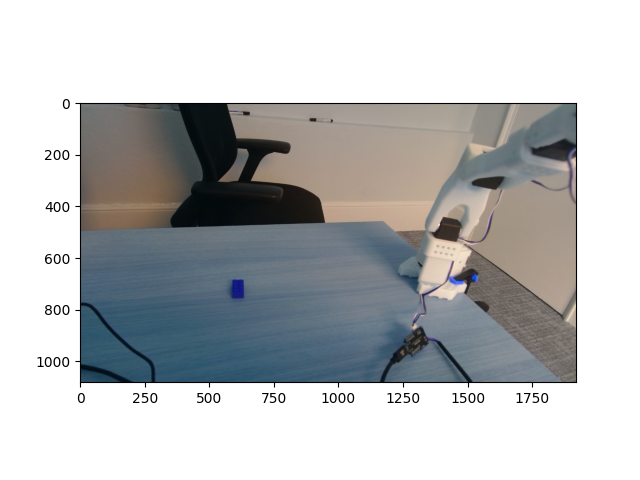
#> input picture lowlevel/img0_0.png, 640 x 480 px, given in place of the camera
$ python vision_twocams.py
#> lines starting #> are read from the running program, lines starting #| are printed output that depends on the picture; after the words box and inside, x2 and y2 are one past the last pixel; in counts of white or black regions, pixels touching at a corner belong together
import cv2
import numpy as np

def detect_and_annotate(frame):
    hsv = cv2.cvtColor(frame, cv2.COLOR_BGR2HSV)
    output = frame.copy()

    # 🔴 RED MASK (cube)
    lower_red1 = np.array([0, 150, 120])
    upper_red1 = np.array([5, 255, 255])
    lower_red2 = np.array([175, 150, 120])
    upper_red2 = np.array([180, 255, 255])

    red_mask = cv2.inRange(hsv, lower_red1, upper_red1) + \
               cv2.inRange(hsv, lower_red2, upper_red2)

    # 🔵 BLUE MASK (gripper)
    lower_blue = np.array([100, 100, 100])
    upper_blue = np.array([130, 255, 255])

    blue_mask = cv2.inRange(hsv, lower_blue, upper_blue)

    # Clean masks
    kernel = np.ones((5, 5), np.uint8)
    red_mask = cv2.morphologyEx(red_mask, cv2.MORPH_OPEN, kernel)
    red_mask = cv2.morphologyEx(red_mask, cv2.MORPH_DILATE, kernel)

    blue_mask = cv2.morphologyEx(blue_mask, cv2.MORPH_OPEN, kernel)
    blue_mask = cv2.morphologyEx(blue_mask, cv2.MORPH_DILATE, kernel)

    # 🔴 Find cube
    cube_center = None
    contours, _ = cv2.findContours(red_mask, cv2.RETR_EXTERNAL, cv2.CHAIN_APPROX_SIMPLE)

    for cnt in contours:
        if cv2.contourArea(cnt) > 1000:
            x, y, w, h = cv2.boundingRect(cnt)
            cube_center = (x + w // 2, y + h // 2)

            cv2.rectangle(output, (x, y), (x+w, y+h), (0, 255, 0), 2)
            cv2.circle(output, cube_center, 5, (0, 0, 255), -1)
            break

    # 🔵 Find gripper
    gripper_center = None
    contours, _ = cv2.findContours(blue_mask, cv2.RETR_EXTERNAL, cv2.CHAIN_APPROX_SIMPLE)

    if contours:
        cnt = max(contours, key=cv2.contourArea)
        if cv2.contourArea(cnt) > 300:
            x, y, w, h = cv2.boundingRect(cnt)
            gripper_center = (x + w // 2, y + h // 2)

            cv2.rectangle(output, (x, y), (x+w, y+h), (255, 0, 0), 2)
            cv2.circle(output, gripper_center, 5, (255, 0, 0), -1)

    # 📏 Distance
    distance = None
    if cube_center is not None and gripper_center is not None:
        dx = cube_center[0] - gripper_center[0]
        dy = cube_center[1] - gripper_center[1]
        distance = np.sqrt(dx**2 + dy**2)

        cv2.line(output, gripper_center, cube_center, (0, 255, 255), 2)

    return output, cube_center, gripper_center, distance


def detect_and_annotate_cam2(frame):
    hsv = cv2.cvtColor(frame, cv2.COLOR_BGR2HSV)
    output = frame.copy()

    # 🔴 RED (same as before)
    lower_red1 = np.array([0, 150, 120])
    upper_red1 = np.array([5, 255, 255])
    lower_red2 = np.array([175, 150, 120])
    upper_red2 = np.array([180, 255, 255])

    red_mask = cv2.inRange(hsv, lower_red1, upper_red1) + \
               cv2.inRange(hsv, lower_red2, upper_red2)

    # 🔵 MORE FORGIVING BLUE
    # lower_blue = np.array([90, 50, 50])    # ↓ lower S and V
    lower_blue = np.array([90, 60, 80])   # ↑ V threshold
    upper_blue = np.array([140, 255, 255]) # ↑ wider hue
    # lower_blue = np.array([80, 40, 40])
    # upper_blue = np.array([150, 255, 255])

    blue_mask = cv2.inRange(hsv, lower_blue, upper_blue)

    # Clean masks
    kernel = np.ones((5, 5), np.uint8)
    red_mask = cv2.morphologyEx(red_mask, cv2.MORPH_OPEN, kernel)
    red_mask = cv2.morphologyEx(red_mask, cv2.MORPH_DILATE, kernel)

    blue_mask = cv2.morphologyEx(blue_mask, cv2.MORPH_OPEN, kernel)
    blue_mask = cv2.morphologyEx(blue_mask, cv2.MORPH_DILATE, kernel)

    # --- same contour logic as before ---
    cube_center = None
    contours, _ = cv2.findContours(red_mask, cv2.RETR_EXTERNAL, cv2.CHAIN_APPROX_SIMPLE)

    for cnt in contours:
        if cv2.contourArea(cnt) > 1000:
            x, y, w, h = cv2.boundingRect(cnt)
            cube_center = (x + w // 2, y + h // 2)
            cv2.rectangle(output, (x, y), (x+w, y+h), (0, 255, 0), 2)
            cv2.circle(output, cube_center, 5, (0, 0, 255), -1)
            break

    gripper_center = None
    contours, _ = cv2.findContours(blue_mask, cv2.RETR_EXTERNAL, cv2.CHAIN_APPROX_SIMPLE)

    if contours:
        cnt = max(contours, key=cv2.contourArea)
        if cv2.contourArea(cnt) > 200:  # slightly lower threshold
            x, y, w, h = cv2.boundingRect(cnt)
            gripper_center = (x + w // 2, y + h // 2)
            cv2.rectangle(output, (x, y), (x+w, y+h), (255, 0, 0), 2)
            cv2.circle(output, gripper_center, 5, (255, 0, 0), -1)

    distance = None
    if cube_center is not None and gripper_center is not None:
        dx = cube_center[0] - gripper_center[0]
        dy = cube_center[1] - gripper_center[1]
        distance = np.sqrt(dx**2 + dy**2)
        cv2.line(output, gripper_center, cube_center, (0, 255, 255), 2)

    return output, cube_center, gripper_center, distance


if __name__ == "__main__":
    cap0 = cv2.VideoCapture(0)
    cap1 = cv2.VideoCapture(1)

    while True:
        ret0, frame0 = cap0.read()
#> frame0 is the input picture: shape (480, 640, 3); mean B, G, R 190.2, 189.2, 187.4
        ret1, frame1 = cap1.read()

        if not ret0 or not ret1:
            break

        out0, cube0, grip0, dist0 = detect_and_annotate(frame0)
#> in detect_and_annotate, `hsv = cv2.cvtColor(frame, cv2.COLOR_BGR2HSV)`: hsv: shape (480, 640, 3); mean H, S, V 28.7, 27.3, 194.9
#> in detect_and_annotate, `red_mask = cv2.inRange(hsv, lower_red1, upper_red1) + \ cv2.inRange(hs..`: red_mask: shape (480, 640); every value is 0
#> in detect_and_annotate, `blue_mask = cv2.inRange(hsv, lower_blue, upper_blue)`:
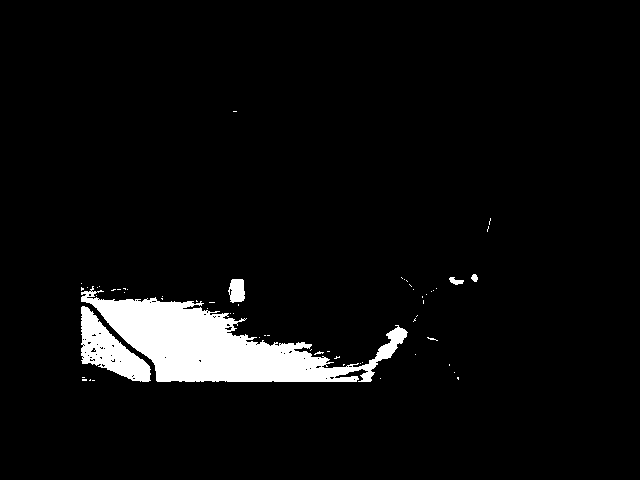
#> blue_mask: shape (480, 640); 5.2% white; 60 white regions (55 under 20 px), largest, box (x1, y1, x2, y2) and area: (81, 286, 408, 382) 12943, (81, 306, 151, 382) 2426, (228, 279, 245, 303) 325, (449, 277, 464, 285) 69, (471, 274, 478, 282) 40
#> in detect_and_annotate, `blue_mask = cv2.morphologyEx(blue_mask, cv2.MORPH_OPEN, kernel)`: blue_mask: shape (480, 640); 4.8% white; 8 white regions, largest, box (x1, y1, x2, y2) and area: (81, 296, 354, 382) 11487, (81, 307, 150, 382) 2275, (363, 328, 407, 371) 585
#> in detect_and_annotate, `blue_mask = cv2.morphologyEx(blue_mask, cv2.MORPH_DILATE, kernel)`:
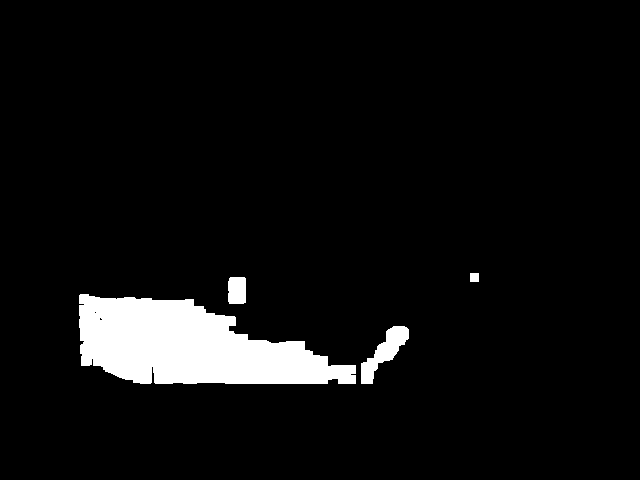
#> blue_mask: shape (480, 640); 5.8% white; 4 white regions
#> in detect_and_annotate, `contours, _ = cv2.findContours(red_mask, cv2.RETR_EXTERNAL, cv2.CHAIN_..`: contours = []
#> in detect_and_annotate, `contours, _ = cv2.findContours(blue_mask, cv2.RETR_EXTERNAL, cv2.CHAIN..`: contours = 4 contours; box (x1, y1, x2, y2) and area: (79, 294, 356, 384) 15856, (361, 326, 409, 384) 1014, (228, 277, 246, 304) 432, (470, 273, 479, 282) 64
#> in detect_and_annotate, `cnt = max(contours, key=cv2.contourArea)`: cnt = contour of 168 points, box (x1, y1, x2, y2) (79, 294, 356, 384), area 15856
#> in detect_and_annotate, `x, y, w, h = cv2.boundingRect(cnt)`: x = 79; y = 294; w = 277; h = 90
#> in detect_and_annotate, `gripper_center = (x + w // 2, y + h // 2)`: gripper_center = (217, 339)
#> in detect_and_annotate, `cv2.rectangle(output, (x, y), (x+w, y+h), (255, 0, 0), 2)`:
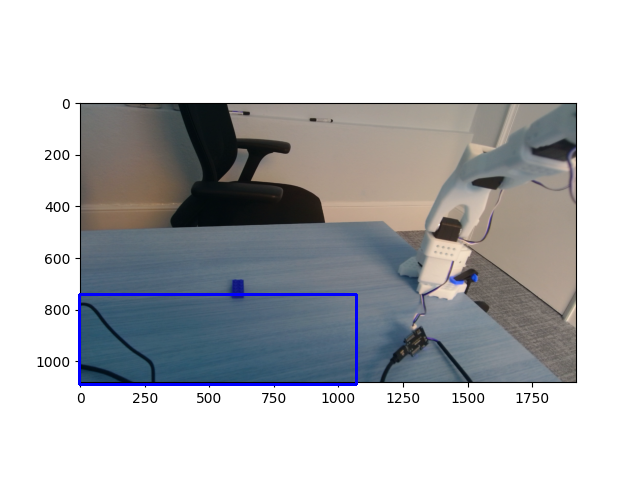
#> output: shape (480, 640, 3); 0.72% of pixels changed, all inside (x1, y1, x2, y2) = (78, 293, 358, 386)
#> in detect_and_annotate, `cv2.circle(output, gripper_center, 5, (255, 0, 0), -1)`: output: shape (480, 640, 3); 0.03% of pixels changed, all inside (x1, y1, x2, y2) = (212, 334, 223, 345)
#> grip0 = (217, 339)
        # out1, cube1, grip1, dist1 = detect_and_annotate(frame1)
        out1, cube1, grip1, dist1 = detect_and_annotate_cam2(frame1)
#> in detect_and_annotate_cam2, `blue_mask = cv2.inRange(hsv, lower_blue, upper_blue)`: blue_mask: shape (480, 640); 11.3% white; 85 white regions (72 under 20 px), largest, box (x1, y1, x2, y2) and area: (81, 244, 413, 382) 28709, (81, 306, 151, 382) 2690, (356, 233, 418, 293) 1404
#> in detect_and_annotate_cam2, `blue_mask = cv2.morphologyEx(blue_mask, cv2.MORPH_OPEN, kernel)`:
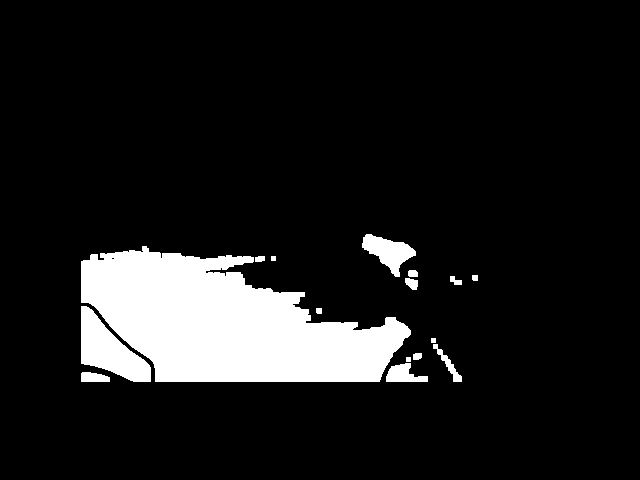
#> blue_mask: shape (480, 640); 10.8% white; 16 white regions, largest, box (x1, y1, x2, y2) and area: (81, 246, 411, 382) 27947, (81, 306, 151, 382) 2690, (362, 234, 416, 277) 1128
#> in detect_and_annotate_cam2, `blue_mask = cv2.morphologyEx(blue_mask, cv2.MORPH_DILATE, kernel)`:
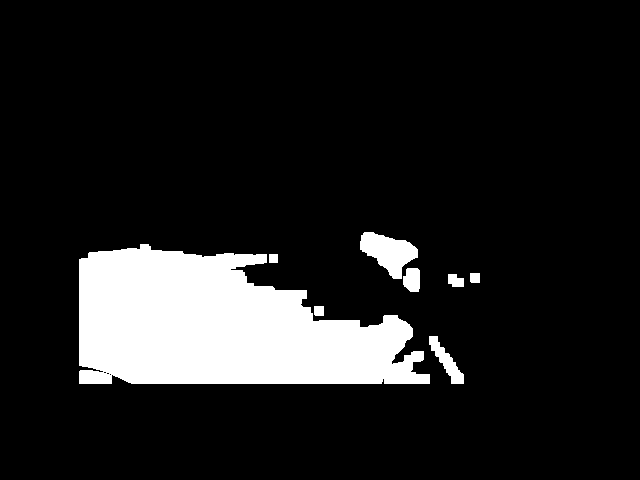
#> blue_mask: shape (480, 640); 12.3% white; 8 white regions
#> in detect_and_annotate_cam2, `contours, _ = cv2.findContours(red_mask, cv2.RETR_EXTERNAL, cv2.CHAIN_..`: contours = []
#> in detect_and_annotate_cam2, `contours, _ = cv2.findContours(blue_mask, cv2.RETR_EXTERNAL, cv2.CHAIN..`: contours = 8 contours; box (x1, y1, x2, y2) and area: (79, 244, 430, 384) 34154, (360, 232, 418, 279) 1456, (429, 336, 464, 384) 538, (403, 268, 420, 292) 316, (448, 274, 464, 287) 141, (314, 306, 324, 316) 80, (470, 273, 480, 283) 80, (269, 254, 278, 263) 64
#> in detect_and_annotate_cam2, `cnt = max(contours, key=cv2.contourArea)`: cnt = contour of 209 points, box (x1, y1, x2, y2) (79, 244, 430, 384), area 34154
#> in detect_and_annotate_cam2, `x, y, w, h = cv2.boundingRect(cnt)`: x = 79; y = 244; w = 351; h = 140
#> in detect_and_annotate_cam2, `gripper_center = (x + w // 2, y + h // 2)`: gripper_center = (254, 314)
#> in detect_and_annotate_cam2, `cv2.rectangle(output, (x, y), (x+w, y+h), (255, 0, 0), 2)`:
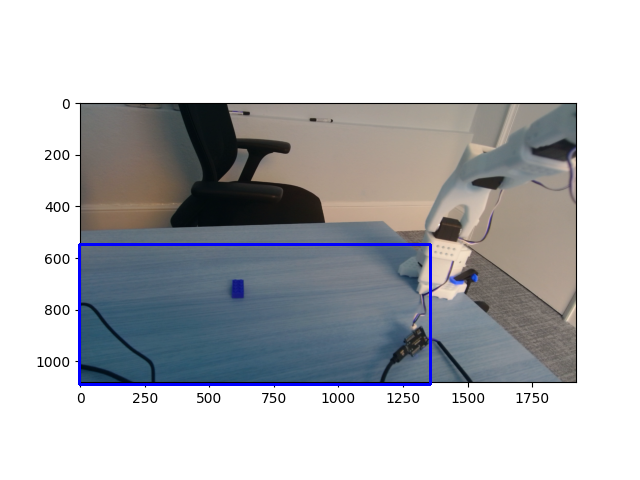
#> output: shape (480, 640, 3); 0.96% of pixels changed, all inside (x1, y1, x2, y2) = (78, 243, 432, 386)
#> in detect_and_annotate_cam2, `cv2.circle(output, gripper_center, 5, (255, 0, 0), -1)`: output: shape (480, 640, 3); 0.03% of pixels changed, all inside (x1, y1, x2, y2) = (249, 309, 260, 320)
#> grip1 = (254, 314)

        # Overlay distances separately
        if dist0 is not None:
            cv2.putText(out0, f"Cam0: {int(dist0)} px",
                        (10, 30), cv2.FONT_HERSHEY_SIMPLEX,
                        1, (0, 255, 255), 2)

        if dist1 is not None:
            cv2.putText(out1, f"Cam1: {int(dist1)} px",
                        (10, 30), cv2.FONT_HERSHEY_SIMPLEX,
                        1, (0, 255, 255), 2)

        # Combine views side-by-side
        combined = np.hstack((out0, out1))
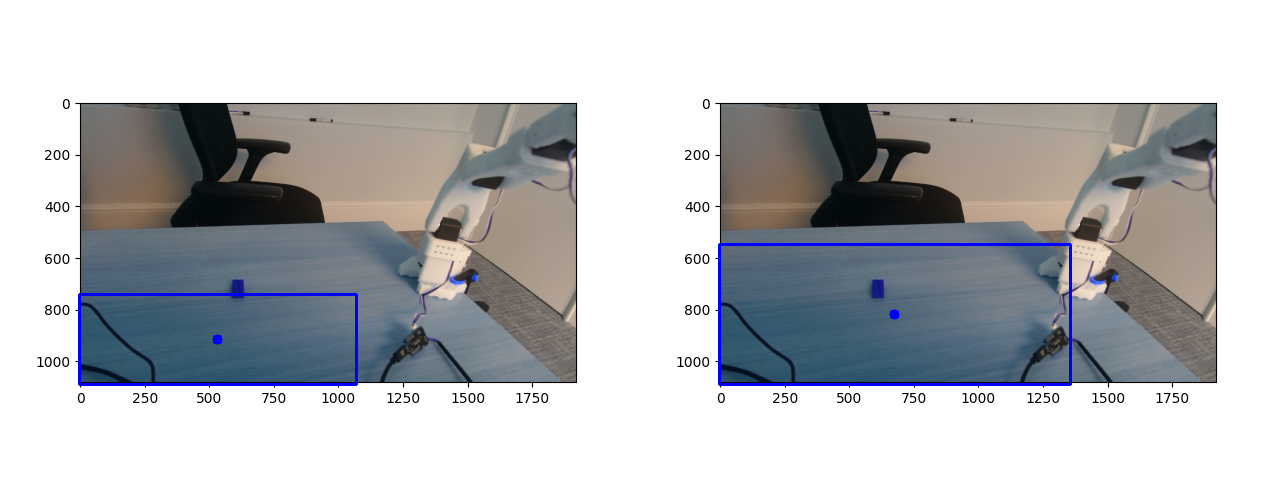
#> combined: shape (480, 1280, 3); mean B, G, R 190.9, 187.8, 186

        cv2.imshow("Dual Camera Detection", combined)

        # Also print for logging
        print(f"Cam0 distance: {dist0}, Cam1 distance: {dist1}")
#| Cam0 distance: None, Cam1 distance: None

        if cv2.waitKey(1) & 0xFF == ord('q'):
#> (key q is pressed here)
            break

    cap0.release()
    cap1.release()
    cv2.destroyAllWindows()
